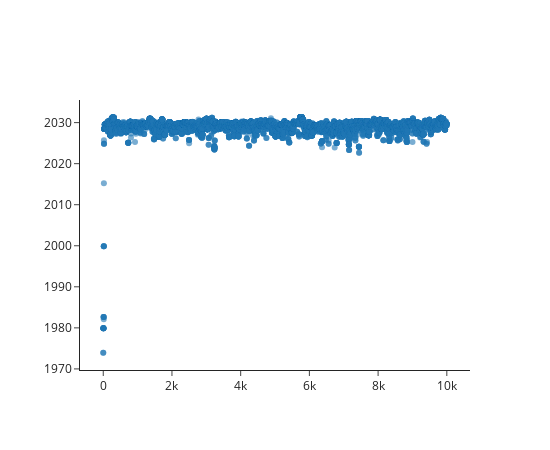

This figure's notebook cell:
### Code cell
fig = go.Figure(data=go.Scatter(
    x=np.arange(0,len(log_likelihoods)-1),
    y=log_likelihoods,
    mode='markers',
    marker=dict(size=6, opacity=0.6),
))
fig.update_layout(
    # title="EPANET vs GP",
    # xaxis_title="EPANET simulator [mg/L]",
    # yaxis_title="GP surrogate [mg/L]",
    template="simple_white",
    width=550,
    height=450
)
fig.show()

### Figure 1 — Plotly figure (JSON) as saved in the notebook; plotly's stock layout.template omitted (floating-point values rounded to 4 significant figures; data arrays with more than 128 entries replaced by an {"elided": "..."} marker saying what was removed)
{"data": [{"marker": {"opacity": 0.6, "size": 6}, "mode": "markers", "type": "scatter", "x": {"elided": "9999 int values"}, "y": {"elided": "10000 float values"}}], "layout": {"height": 450, "width": 550, "xaxis": {"autorange": true, "range": [-676.7, 10670.0], "type": "linear"}, "yaxis": {"autorange": true, "range": [1970.0, 2036.0], "type": "linear"}}}
